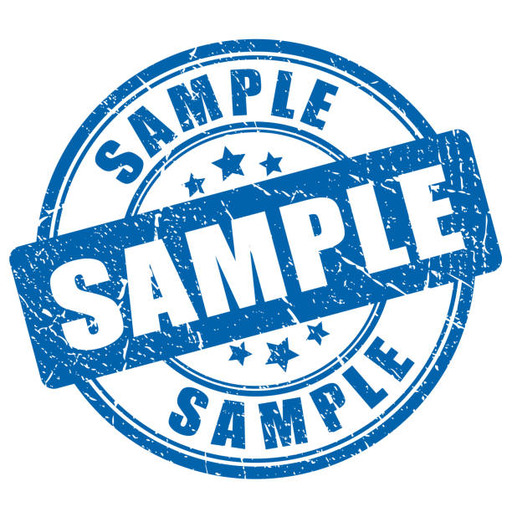
#> input picture sample images/sample image.jpg, 512 x 512 px
$ python func_4_image_grayscale.py
#> lines starting #> are read from the running program, lines starting #| are printed output that depends on the picture
import base64
import io
import os
from PIL import Image

IMAGE_FILE_KEY = 'image_file'
ERROR_KEY = 'error'

def handle_request(event, context = None):
    """
    Function: Image Grayscale Conversion

    Pass in a Base64-encoded image in a dictionary.
    Will return a dictionary with the grayscale image and metadata or an error message.
    """
    if IMAGE_FILE_KEY not in event:
        return {ERROR_KEY: f"Missing key-value pair associated with '{IMAGE_FILE_KEY}'"}

    try:
        # Decode the Base64-encoded image
        image_data = base64.b64decode(event[IMAGE_FILE_KEY])
        print(f"Decoded image data length: {len(image_data)} bytes")

        # Try to open the image
        with Image.open(io.BytesIO(image_data)) as img:
#> img is the input picture: PIL image 512x512 RGB; mean R, G, B 180.6, 208.4, 229.3
            print(f"Image opened successfully: {img.format}, {img.size}")
#| Image opened successfully: JPEG, (512, 512)

            # Save original dimensions
            original_width, original_height = img.width, img.height
#> original_width = 512; original_height = 512

            # Convert the image to grayscale
            grayscale_img = img.convert("L")
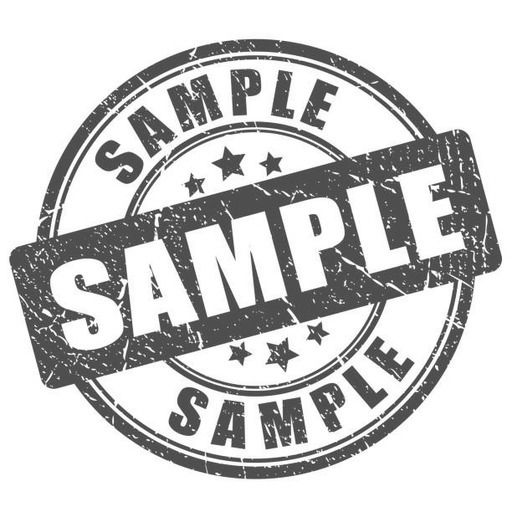
#> grayscale_img: PIL image 512x512 L; min 47, max 255, mean 202.5

            # Save grayscale image to Base64
            buffer = io.BytesIO()
            grayscale_img.save(buffer, format="PNG")
            grayscale_image_base64 = base64.b64encode(buffer.getvalue()).decode('utf-8')

            # Save metadata and response
            return {
                IMAGE_FILE_KEY: grayscale_image_base64,
                'original_width': original_width,
                'original_height': original_height,
                'grayscale_width': grayscale_img.width,
                'grayscale_height': grayscale_img.height,
            }

    except Exception as e:
        return {ERROR_KEY: str(e)}

    return {ERROR_KEY: "Unknown error processing file."}


# Testing code with debugging
if __name__ == '__main__':
    print("\nPWD: " + os.getcwd())
    image_name = 'sample image.jpg'
    image_path = os.path.abspath('../sample images/' + image_name)

    print(f"Image path: {image_path}")

    if not os.path.exists(image_path):
        print(f"File not found: {image_path}")
    else:
        try:
            with open(image_path, 'rb') as f:
                # Check if the file is non-empty
                image_content = f.read()
                print(f"Image file size: {len(image_content)} bytes")

                if len(image_content) == 0:
                    print("Image file is empty.")
                else:
                    # Encode the image in Base64
                    image_base64 = base64.b64encode(image_content).decode('utf-8')
                    print(f"Base64-encoded image length: {len(image_base64)}")

                    # Create the event object
                    event_obj = {
                        IMAGE_FILE_KEY: image_base64
                    }

                    # Call the handle_request function
                    result = handle_request(event_obj)

                    # Save the grayscale image to a file for verification
                    if IMAGE_FILE_KEY in result:
                        output_file = 'grayscale_imagePy.png'
                        with open(output_file, 'wb') as out_f:
                            out_f.write(base64.b64decode(result[IMAGE_FILE_KEY]))
                        print(f"Grayscale image saved as {output_file}")
        except Exception as e:
            print(f"Error reading file: {str(e)}")
